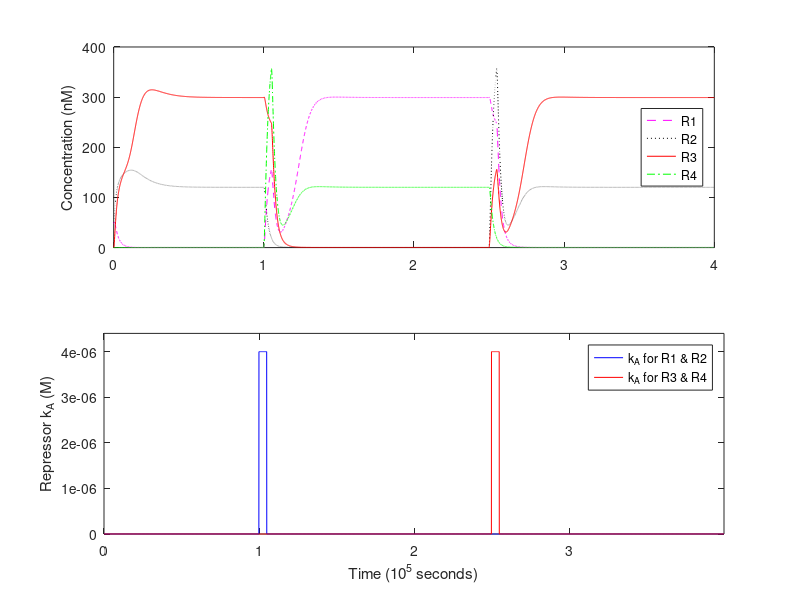

Here is the MATLAB script that generated this plot:
% ============================== OCTAVE SETUP ==================================
    clear;
    format long;


% ========================== MODEL REACTION RATES ==============================

    % translation rates (1/s)
    Kt_R1 = 6e-4;
    Kt_R2 = 6e-4;
    Kt_R3 = 6e-4;
    Kt_R4 = 6e-4;

    % mRNA degradation rates (1/s)
    Kd_mR1P1 = 2.5e-3;
    Kd_mR4P1 = 2.5e-3;
    Kd_mR2P2 = 2.5e-3;
    Kd_mR3P2 = 2.5e-3;
    Kd_mR1P3 = 2.5e-3;
    Kd_mR2P4 = 2.5e-3;
    Kd_mR3P5 = 2.5e-3;
    Kd_mR4P6 = 2.5e-3;

    % protein degradation rates (1/s)
    Kd_R1 = 4e-4;
    Kd_R2 = 4e-4;
    Kd_R3 = 4e-4;
    Kd_R4 = 4e-4;

    % maximum/unrepressed transcription rates (M/s)
    Kb_P1 = 4e-10;
    Kb_P2 = 4e-10;
    Kb_P3 = 4e-10;
    Kb_P4 = 4e-10;
    Kb_P5 = 4e-10;
    Kb_P6 = 4e-10;

    % basal/leakage transcription rates (M/s)
    Kc_P1 = 0;
    Kc_P2 = 0;
    Kc_P3 = 0;
    Kc_P4 = 0;
    Kc_P5 = 0;
    Kc_P6 = 0;

    % Hill coefficients (scalar)
    Na_P1 = 1.3;
    Na_P2 = 1.3;
    Nr_R2P1 = 1.3;
    Nr_R4P2 = 1.3;
    Nr_R3P3 = 1.3;
    Nr_R3P4 = 1.3;
    Nr_R4P4 = 1.3;
    Nr_R1P5 = 1.3;
    Nr_R1P6 = 1.3;
    Nr_R2P6 = 1.3;

    % Hill activation constants (M)
    Ka_P1 = 2e-8;
    Ka_P2 = 2e-8;

    % Hill repression constants (M)
    Kr_R2P1 = 6e-10;
    Kr_R4P2 = 6e-10;
    Kr_R3P3 = 6e-10;
    Kr_R3P4 = 6e-10;
    Kr_R4P4 = 6e-10;
    Kr_R1P5 = 6e-10;
    Kr_R1P6 = 6e-10;
    Kr_R2P6 = 6e-10;


% ============================ INPUT PARAMETERS ================================

    % time settings
    dt = 60;                   % 1 minute timesteps
    simulation = 0 : dt : 4e5; % simulation length control

    % constant input vector
    Is = zeros(1, length(simulation));
    Is(:) = 50e-9;

    % induced decrease in repressor binding affinity used to trigger the switch
    switch_trigger = 4e-6 - 6e-10;

    % save original Hill repression constants
    Kr_R2P1_ori = Kr_R2P1;
    Kr_R4P2_ori = Kr_R4P2;
    Kr_R3P3_ori = Kr_R3P3;
    Kr_R3P4_ori = Kr_R3P4;
    Kr_R4P4_ori = Kr_R4P4;
    Kr_R1P5_ori = Kr_R1P5;
    Kr_R1P6_ori = Kr_R1P6;
    Kr_R2P6_ori = Kr_R2P6;

    % initial state concentrations (M)
    R1 = R2 = 50e-9;
    R3 = R4 = 0e-9;
    mR1P1 = 0e-9;
    mR4P1 = 0e-9;
    mR2P2 = 0e-9;
    mR3P2 = 0e-9;
    mR1P3 = 0e-9;
    mR2P4 = 0e-9;
    mR3P5 = 0e-9;
    mR4P6 = 0e-9;


% =============================== SIMULATION ===================================

    % preallocate arrays to store concentrations over time
    R1s = zeros(1, length(simulation));
    R2s = zeros(1, length(simulation));
    R3s = zeros(1, length(simulation));
    R4s = zeros(1, length(simulation));
    T12s = zeros(1, length(simulation));
    T34s = zeros(1, length(simulation));

    % actual simulation
    for t = 1 : length(simulation)

        % store current state
        R1s(t) = R1;
        R2s(t) = R2;
        R3s(t) = R3;
        R4s(t) = R4;

        % change binding following hold or release of switch trigger
        if t >= 1e5 / dt && t <= 1.05e5 / dt
            Kr_R1P5 = Kr_R1P5_ori + switch_trigger;
            Kr_R1P6 = Kr_R1P6_ori + switch_trigger;
            Kr_R2P6 = Kr_R2P6_ori + switch_trigger;
            Kr_R2P1 = Kr_R2P1_ori + switch_trigger;
            T12s(t) = Kr_R2P1_ori + switch_trigger;
            Kr_R3P3 = Kr_R3P3_ori;
            Kr_R3P4 = Kr_R3P4_ori;
            Kr_R4P4 = Kr_R4P4_ori;
            Kr_R4P2 = Kr_R4P2_ori;
        elseif t >= 2.50e5 / dt && t <= 2.55e5 / dt
            Kr_R1P5 = Kr_R1P5_ori;
            Kr_R1P6 = Kr_R1P6_ori;
            Kr_R2P6 = Kr_R2P6_ori;
            Kr_R2P1 = Kr_R2P1_ori;
            Kr_R3P3 = Kr_R3P3_ori + switch_trigger;
            Kr_R3P4 = Kr_R3P4_ori + switch_trigger;
            Kr_R4P4 = Kr_R4P4_ori + switch_trigger;
            Kr_R4P2 = Kr_R4P2_ori + switch_trigger;
            T34s(t) = Kr_R4P2_ori + switch_trigger;
        else
            Kr_R2P1 = Kr_R2P1_ori;
            Kr_R4P2 = Kr_R4P2_ori;
            Kr_R3P3 = Kr_R3P3_ori;
            Kr_R3P4 = Kr_R3P4_ori;
            Kr_R4P4 = Kr_R4P4_ori;
            Kr_R1P5 = Kr_R1P5_ori;
            Kr_R1P6 = Kr_R1P6_ori;
            Kr_R2P6 = Kr_R2P6_ori;
            T12s(t) = Kr_R2P1_ori;
            T34s(t) = Kr_R4P2_ori;
        endif

        % common subexpression optimization (used below)
        IsP1 = Is(t)^Na_P1;
        activationP1 = IsP1 / (Ka_P1^Na_P1 + IsP1);
        repressionP1 = 1 / (1 + (R2/Kr_R2P1)^Nr_R2P1);
        IsP2 = Is(t)^Na_P2;
        activationP2 = IsP2 / (Ka_P2^Na_P2 + IsP2);
        repressionP2 = 1 / (1 + (R4/Kr_R4P2)^Nr_R4P2);

        % compute variation
        dR1dt = Kt_R1*(mR1P1 + mR1P3) - Kd_R1*R1;
        dR2dt = Kt_R2*(mR2P2 + mR2P4) - Kd_R2*R2;
        dR3dt = Kt_R3*(mR3P2 + mR3P5) - Kd_R3*R3;
        dR4dt = Kt_R4*(mR4P1 + mR4P6) - Kd_R4*R4;
        dmR1P1dt = Kc_P1 + Kb_P1*activationP1*repressionP1 - Kd_mR1P1*mR1P1;
        dmR4P1dt = Kc_P1 + Kb_P1*activationP1*repressionP1 - Kd_mR4P1*mR4P1;
        dmR2P2dt = Kc_P2 + Kb_P2*activationP2*repressionP2 - Kd_mR2P2*mR2P2;
        dmR3P2dt = Kc_P2 + Kb_P2*activationP2*repressionP2 - Kd_mR3P2*mR3P2;
        dmR1P3dt = Kc_P3 + Kb_P3 * (1 / (1 + (R3/Kr_R3P3)^Nr_R3P3)) - Kd_mR1P3*mR1P3;
        dmR2P4dt = Kc_P4 + Kb_P4 * (1 / (1 + (R3/Kr_R3P4)^Nr_R3P4)) * (1 / (1 + (R4/Kr_R4P4)^Nr_R4P4)) - Kd_mR2P4*mR2P4;
        dmR3P5dt = Kc_P5 + Kb_P5 * (1 / (1 + (R1/Kr_R1P5)^Nr_R1P5)) - Kd_mR3P5*mR3P5;
        dmR4P6dt = Kc_P6 + Kb_P6 * (1 / (1 + (R1/Kr_R1P6)^Nr_R1P6)) * (1 / (1 + (R2/Kr_R2P6)^Nr_R2P6)) - Kd_mR4P6*mR4P6;

        % apply state changes
        R1 += dR1dt * dt;
        R2 += dR2dt * dt;
        R3 += dR3dt * dt;
        R4 += dR4dt * dt;
        mR1P1 += dmR1P1dt * dt;
        mR4P1 += dmR4P1dt * dt;
        mR2P2 += dmR2P2dt * dt;
        mR3P2 += dmR3P2dt * dt;
        mR1P3 += dmR1P3dt * dt;
        mR2P4 += dmR2P4dt * dt;
        mR3P5 += dmR3P5dt * dt;
        mR4P6 += dmR4P6dt * dt;

    endfor


% ================================ RESULTS =====================================

    figure;
    hold on;

    % scale data for easier visualization
    timescale = 1e5;
    quantscale = 1e-9;
    x = simulation / timescale;
    yR1 = R1s / quantscale;
    yR2 = R2s / quantscale;
    yR3 = R3s / quantscale;
    yR4 = R4s / quantscale;

    % result subplot
    subplot(2, 1, 1);
    plot(x,yR1,'--m;R1;', x,yR2,':k;R2;', x,yR3,'-r;R3;', x,yR4,'-.g;R4;');
    pbaspect([1 0.334 1]);
    legend('location', 'east');
    ylabel("Concentration (nM)");

    % trigger subplot
    subplot(2, 1, 2);
    plot(x,T12s,'-b;k_A for R1 & R2;', x,T34s,'-r;k_A for R3 & R4;');
    axis([-Inf, +Inf, 0, max(T12s)*1.1]);
    xlabel("Time (10^5 seconds)");
    ylabel("Repressor k_A (M)");

    hold off;
    print(strcat('switch-full-', num2str(Is(1)/quantscale), '_.pdf')); % put in the folder the script is run from
